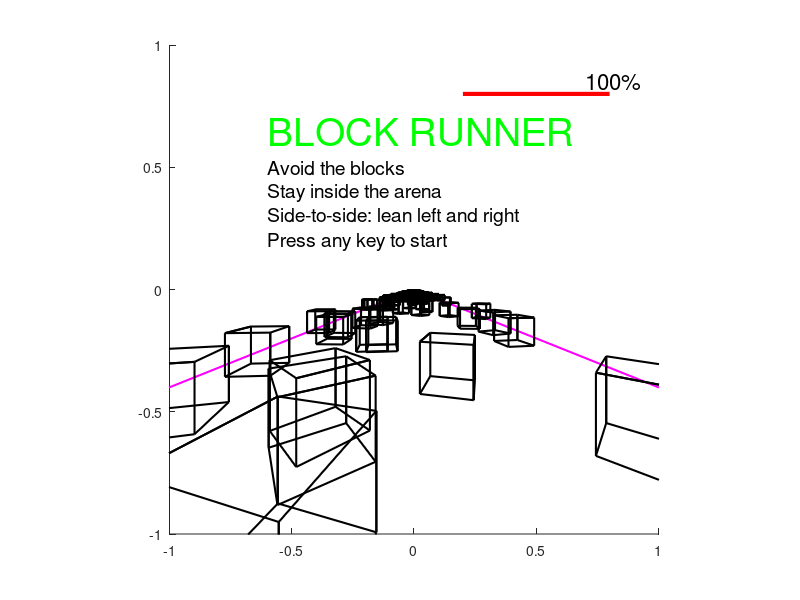

This chart was generated by the following MATLAB code: (Note: this script raises an error after producing the figure.)
% =========================================================================
%         /                                                       \
%        /                                                         \
%       /                      Block Runner                         \
%      /                                                             \
%     /       A Matlab FPV Video Game with Force Plate Controls       \
%    /                                                                 \
%   /                                                                   \
%  /                                                                     \
% =========================================================================
%  J. Josiah Steckenrider
%  United States Military Academy
%  West Point, NY

%%%%%%%%%%%%%%%%%%%%%%%%%%%%%%%%%%%%%%%%%%%%%%%%%%%%%%%%%%%%%%%%%%%%%%%%%%%
% Game setup

clear all
close all
clc

% Define global variables for game
global r_wbs vfwd N arena_w vfwdbase harena f angle_wbs w corners_b stance health lossfactor hhealth thealth hBlocks2D sensitivity acc dist path condition;

% Initialize variable for the stored path
path = [];
dist = 0;

% Define translational and rotational "velocities"
vfwdbase = 0.25; % Translational forward
vfwd = vfwdbase;
w = 0.1; % Rotational

% Define force plate sensitivity
sensitivity = 30;

% Define camera focal length
f = 1; % Focal length

% Define width between feet
stance = 0;

% Initialize health level and loss factor
health = 100;
lossfactor = 1;

% Get screen size
screen = get(0,'screensize');

% Define block corners in block reference frame
corners_b = [-0.5 -0.5 -0.5 -0.5 0.5 0.5 0.5 0.5 ; ...
             -0.5 -0.5 0.5 0.5 -0.5 -0.5 0.5 0.5 ; ...
             0 1 0 1 0 1 0 1]; % Origin is at bottom center of block

% Define arena boundaries
r_wa = [0 ; 0.1 ; 0]; % Vector to the back-left corner of the arena
wid = 10; % Width of arena
len = 40*wid; % Length of arena
arena_w = repmat(r_wa,1,4) + ...
    [0 wid wid 0 ; 0 0 len len ; 0 0 0 0]; % 4 corners of arena

% Define location of camera in world frame
r_wc = [5 ; 0 ; 2]; % Vector from world origin to camera position

% Define orientation of camera
yaw_c = 0; % Rotates camera about z
pitch_c = 0; % Rotates camera about y
roll_c = 0; % Rotates camera about x

% Generate rotation matrix from camera to world frame
R_cwz = [cos(-yaw_c) -sin(-yaw_c) 0 ; sin(-yaw_c) cos(-yaw_c) 0 ; 0 0 1];
R_cwy = [cos(-pitch_c) 0 sin(-pitch_c) ; 0 1 0 ; -sin(-pitch_c) 0 cos(-pitch_c)];
R_cwx = [1 0 0 ; 0 cos(-roll_c) -sin(-roll_c) ; 0 sin(-roll_c) cos(-roll_c)];
R_cw = R_cwz*R_cwy*R_cwx;

% Transform arena corners into camera frame
arena_c = R_cw*(arena_w-repmat(r_wc,1,4));

% Randomly generate blocks
N = 400; % Number of blocks
blockxs = min(arena_w(1,:)) + wid*rand(1,N); % Random x-coordinates of blocks
blockys = min(arena_w(2,:)) + len*rand(1,N); % Random y-coordinates of blocks
blockzs = zeros(1,N);  % All blocks are positioned on the "floor"
r_wbs = [blockxs ; blockys ; blockzs]; % Stack all world-to-block position vectors
angle_wbs = [2*pi*rand(1,N) ; zeros(1,N) ; zeros(1,N)]; % Randomly generate block orientations

% Set up 2D plot
hfig = figure(1);
hold on
set(gcf,'units','normalized','outerposition',[0 0 1 1])
% set(gcf,'units','normalized','outerposition',[1/3 1/4 1/3 1/2])
axis equal % Make scaling correct
xlim([-1 1]) % Set x limits from -1 to 1
ylim([-1 1]) % Set y limits from -1 to 1

% Plot arena corners in 2D image
c1 = f*[(arena_c(1,1)/arena_c(2,1)) ; (arena_c(3,1)/arena_c(2,1))];
c2 = f*[(arena_c(1,2)/arena_c(2,2)) ; (arena_c(3,2)/arena_c(2,2))];
c3 = f*[(arena_c(1,3)/arena_c(2,3)) ; (arena_c(3,3)/arena_c(2,3))];
c4 = f*[(arena_c(1,4)/arena_c(2,4)) ; (arena_c(3,4)/arena_c(2,4))];
figure(1)
Xarena = [c1(1) c2(1) c3(1) c4(1) c1(1)];
Yarena = [c1(2) c2(2) c3(2) c4(2) c1(2)];
harena = line(Xarena,Yarena,'color','magenta','linewidth',1.5);

% Plot initial health bar
hhealth = line([0.8-0.006*health 0.8],[0.8 0.8],'color','red','linewidth',3);
thealth = text(0.70,0.85,'100%','FontSize',16);
drawnow

% Transform location of blocks to world and camera frames and plot   
Blocks_c = cell(1,N); % Initialize cell array to store block corners in camera frame
for i = 1:N
    % For each block, determine location of corners in camera frame
    r_wb = r_wbs(:,i); % Extract vector from world origin to ith block origin
    yaw_b = angle_wbs(1,i); % Extract ith yaw
    pitch_b = angle_wbs(2,i); % Extract ith pitch
    roll_b = angle_wbs(3,i); % Extract ith roll
    R_wbz = [cos(yaw_b) -sin(yaw_b) 0 ; sin(yaw_b) cos(yaw_b) 0 ; 0 0 1];
    R_wby = [cos(pitch_b) 0 sin(pitch_b) ; 0 1 0 ; -sin(pitch_b) 0 cos(pitch_b)];
    R_wbx = [1 0 0 ; 0 cos(roll_b) -sin(roll_b) ; 0 sin(roll_b) cos(roll_b)];
    R_wb = R_wbz*R_wby*R_wbx; % Compute 3D rotation matrix for ith block
    corners_w = r_wb + R_wb*corners_b; % Transform ith block's corners into the world frame
    corners_c = R_cw*(corners_w-repmat(r_wc,1,8)); % Transform ith block's corners into camera frame
    
    % Replace vertices behind the camera with small nonzero values (0.01)
    signcheck = (sign(corners_c(2,:)) + 1)/2;
    signcheck = [ones(1,8) ; signcheck ; ones(1,8)];
    corners_c = corners_c.*signcheck;
    corners_c(corners_c == 0) = 0.01;
    Blocks_c{i} = corners_c;
    
    % Project 3D corners onto 2D plane
    c1 = f*[(corners_c(1,1)/corners_c(2,1)) ; (corners_c(3,1)/corners_c(2,1))];
    c2 = f*[(corners_c(1,2)/corners_c(2,2)) ; (corners_c(3,2)/corners_c(2,2))];
    c3 = f*[(corners_c(1,3)/corners_c(2,3)) ; (corners_c(3,3)/corners_c(2,3))];
    c4 = f*[(corners_c(1,4)/corners_c(2,4)) ; (corners_c(3,4)/corners_c(2,4))];
    c5 = f*[(corners_c(1,5)/corners_c(2,5)) ; (corners_c(3,5)/corners_c(2,5))];
    c6 = f*[(corners_c(1,6)/corners_c(2,6)) ; (corners_c(3,6)/corners_c(2,6))];
    c7 = f*[(corners_c(1,7)/corners_c(2,7)) ; (corners_c(3,7)/corners_c(2,7))];
    c8 = f*[(corners_c(1,8)/corners_c(2,8)) ; (corners_c(3,8)/corners_c(2,8))];
    
    % Stack all 8 corners' X and Y coordinates into vectors and plot
    Xblock = [c1(1) c2(1) c4(1) c3(1) c1(1) c5(1) c6(1) c8(1) c7(1) c5(1) c6(1) c2(1) c4(1) c8(1) c7(1) c3(1)];
    Yblock = [c1(2) c2(2) c4(2) c3(2) c1(2) c5(2) c6(2) c8(2) c7(2) c5(2) c6(2) c2(2) c4(2) c8(2) c7(2) c3(2)];
    hblock2D = line(Xblock,Yblock,'color','black','linewidth',1.5);
    
    % Add plot handle to array for in-the-loop plot updating
    hBlocks2D(i) = hblock2D;
    
end

% Intro to game
figure(1)
ht1 = text(-0.6,0.65,'BLOCK RUNNER','Color','green','FontSize',28);
ht2 = text(-0.6,0.5,'Avoid the blocks','Color','black','FontSize',14);
ht3 = text(-0.6,0.4,'Stay inside the arena','Color','black','FontSize',14);
ht4 = text(-0.6,0.3,'Side-to-side: lean left and right','Color','black','FontSize',14);
ht5 = text(-0.6,0.2,'Press any key to start','Color','black','FontSize',14);

% Initialize accumulator and condition variables
acc = 0;
condition = true;
 
% Define global parameters for force plate interaction
global DLLInterface;
global DataHandler;
% global hscat;
 
% Initialize the force plate
status = DLLInitialize(true);
if status == 0
    % Fatal error: there's no DLL to attach to
    error('DLL not found - cannot run application');
end
 
% Start up the dynamic linked library
status = DLLStartup();
DataHandler.DeviceCount = status;
if ( status < 0 )
    % Show error
    disp('Cannot start DLL');    
else
    disp('DLL initialized');    
    % Show the device count
    numstring = sprintf(' %d',status);
    disp(numstring)
    % Set up the device list
    if ( status > 0 )
        titles = cell( 1, status );
        for i = 1 : status
            [ ~, AmpSN ]  = DLLGetAmpID( i );
            [ model, PlatSN ] = DLLGetPlatformID( i );
            tstr = sprintf( ' %d:  %-6s%-24s%s', i, AmpSN, model, PlatSN );
            titles{1,i} = tstr;
        end
    else
        titles = '     ';
    end
    disp(titles);
end
if ( status > 0 )
    CurrentAmp = 1;
else
    CurrentAmp = 0;
end
 
% Set everything up here so as to minimize processing during live data collection
if ~DLLInterface.Running
    
    % Set up data collection
    DataHandler.PacketCount = 0;
    DataHandler.LastIndex = 0;
    DataHandler.DataCount = 0;
    DataHandler.DataPointer = 1;
    DataHandler.AmpOffset = CurrentAmp - 1;
    DataHandler.BufferPoints = 10000;      %  NB: Must be a multiple of 16
 
    % Build the mask for data copying during collection
    ndev = DataHandler.DeviceCount;
    aoff = DataHandler.AmpOffset;
    DataHandler.DataMask = false( 1, ndev * 8 * 16 );
 
    % Set up all channels as active
    nactive = 6;
    DataHandler.DataMask( aoff*8 + 2 : 8*ndev : 128*ndev ) = true;
    DataHandler.DataMask( aoff*8 + 3 : 8*ndev : 128*ndev ) = true;
    DataHandler.DataMask( aoff*8 + 4 : 8*ndev : 128*ndev ) = true;
    DataHandler.DataMask( aoff*8 + 5 : 8*ndev : 128*ndev ) = true;
    DataHandler.DataMask( aoff*8 + 6 : 8*ndev : 128*ndev ) = true;
    DataHandler.DataMask( aoff*8 + 7 : 8*ndev : 128*ndev ) = true;
 
    DataHandler.ActiveChannels = nactive;
    DataHandler.DataLength = nactive * 16;
 
    DataHandler.BufferSize = DataHandler.BufferPoints * nactive;
    DataHandler.Buffer = zeros( 1, DataHandler.BufferSize );
 
    % Call the DLL start command
    DLLCollecting(true);
 
    disp('Starting data collection');
else
    % Call the DLL stop command
    DLLCollecting(false);
    pause( 0.2 );
 
    disp('Stopping data collection');
end
 
% Interface to data collection
DataHandler.Initialized = true;
DataHandler.CallbackCount = 0;
DataHandler.CallbackList = [];
DataHandler.PacketCount = 0;
DataHandler.ActiveChannels = 0;
DataHandler.FzCutoff = 1;
DataHandler.Sample = zeros(1,6);
DataHandler.COP.X = 0;
DataHandler.COP.Y = 0;
 
% Timer creation for data acquisition polling 
handles.AcquisitionTimer = timer;

% % Set up plot [USE FOR DEVELOPMENT AND BASIC TROUBLESHOOTING]
% figure(1)
% hscat = scatter(0,0,'filled');
% xlim([-0.5 0.5])
% ylim([-0.5 0.5])

% User begins the game by pressing a button
waitforbuttonpress
delete(ht1)
delete(ht2)
delete(ht3)
delete(ht4)
delete(ht5)
 
% This is where the juicy stuff actually happens
set(handles.AcquisitionTimer, 'Name', 'Acquisition timer');
set(handles.AcquisitionTimer, 'ExecutionMode', 'fixedRate');
set(handles.AcquisitionTimer, 'Period', 0.03);
set(handles.AcquisitionTimer, 'TimerFcn', {@DLLAcquisition_Block_Runner_OG});

start(handles.AcquisitionTimer)

% Pause until user presses key to end game
pause

% Close things down
tmrs = [handles.AcquisitionTimer];
for tmr = tmrs
    if tmr.Running
        stop(tmr);
        pause( 0.3 );
    end
    delete(tmr);
end
disp('Closing down the application');
DLLInitialize(false);

% % Plot the COP trace
% timesteps = 1:1:length(path);
% mask = path(:,1) ~= 0;
% maskpath = path(mask,:);
% timesteps = timesteps(mask);
% figure(2)
% plot(maskpath(:,1),maskpath(:,2))
% axis equal

% Plot the path with boxes
figure(3)
hold on
for i = 1:N
r_wb = r_wbs(:,i);
r_wb(2) = r_wb(2) + len;
Xblock = [r_wb(1)-0.5 r_wb(1)+0.5 r_wb(1)+0.5 r_wb(1)-0.5 r_wb(1)-0.5];
Yblock = [r_wb(2)-0.5 r_wb(2)-0.5 r_wb(2)+0.5 r_wb(2)+0.5 r_wb(2)-0.5];
hblock2D = line(Xblock,Yblock,'color','black');
end
arena_w(2,3:4) = arena_w(2,3:4) + len;
Xarena = [arena_w(1,:) arena_w(1,1)];
Yarena = [arena_w(2,:) arena_w(2,1)];
plot(path(:,1),path(:,2),'b')
plot(Xarena,Yarena,'m')
axis equal
